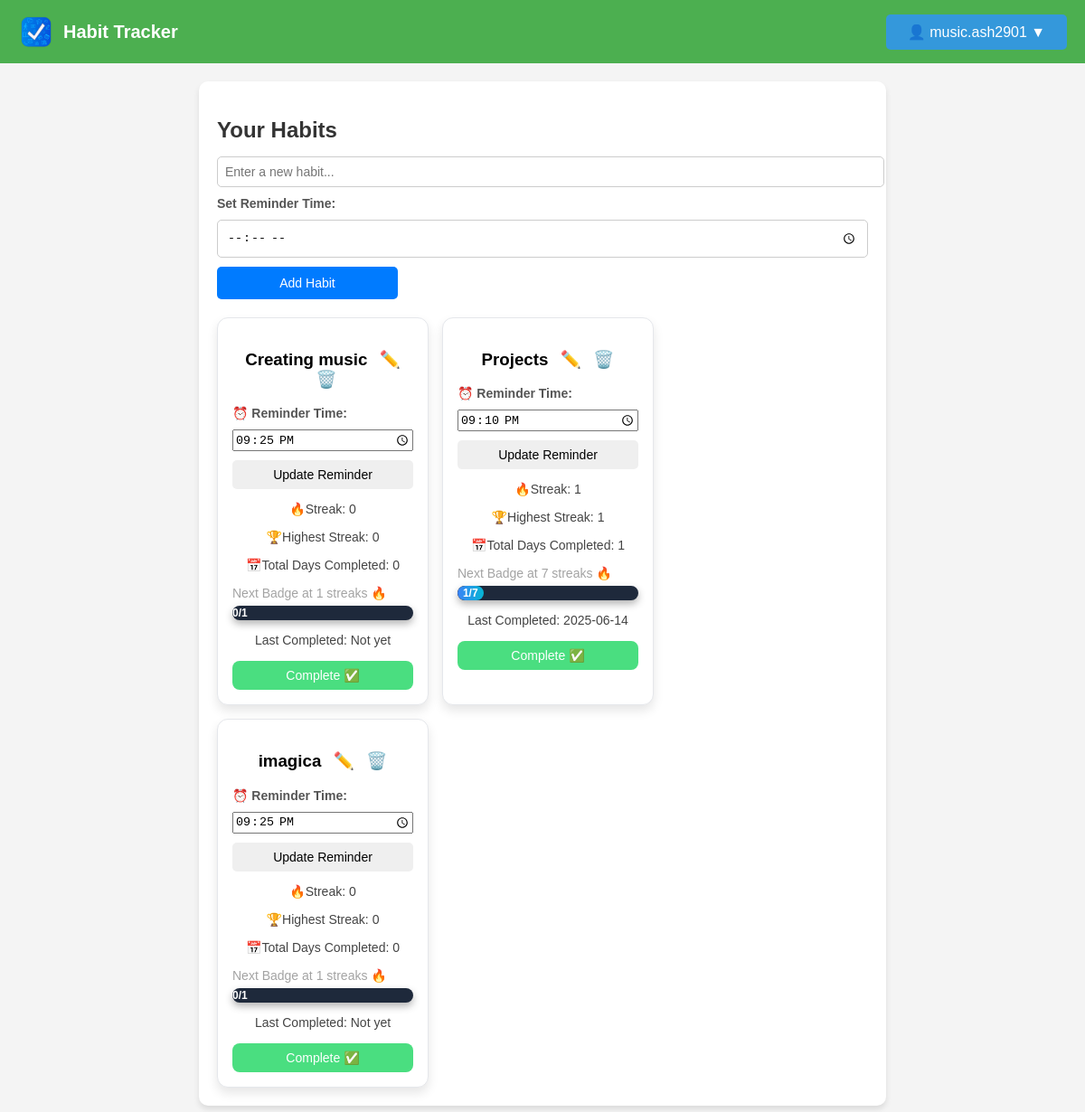
The app's page /manage-habits (signed in), older data.
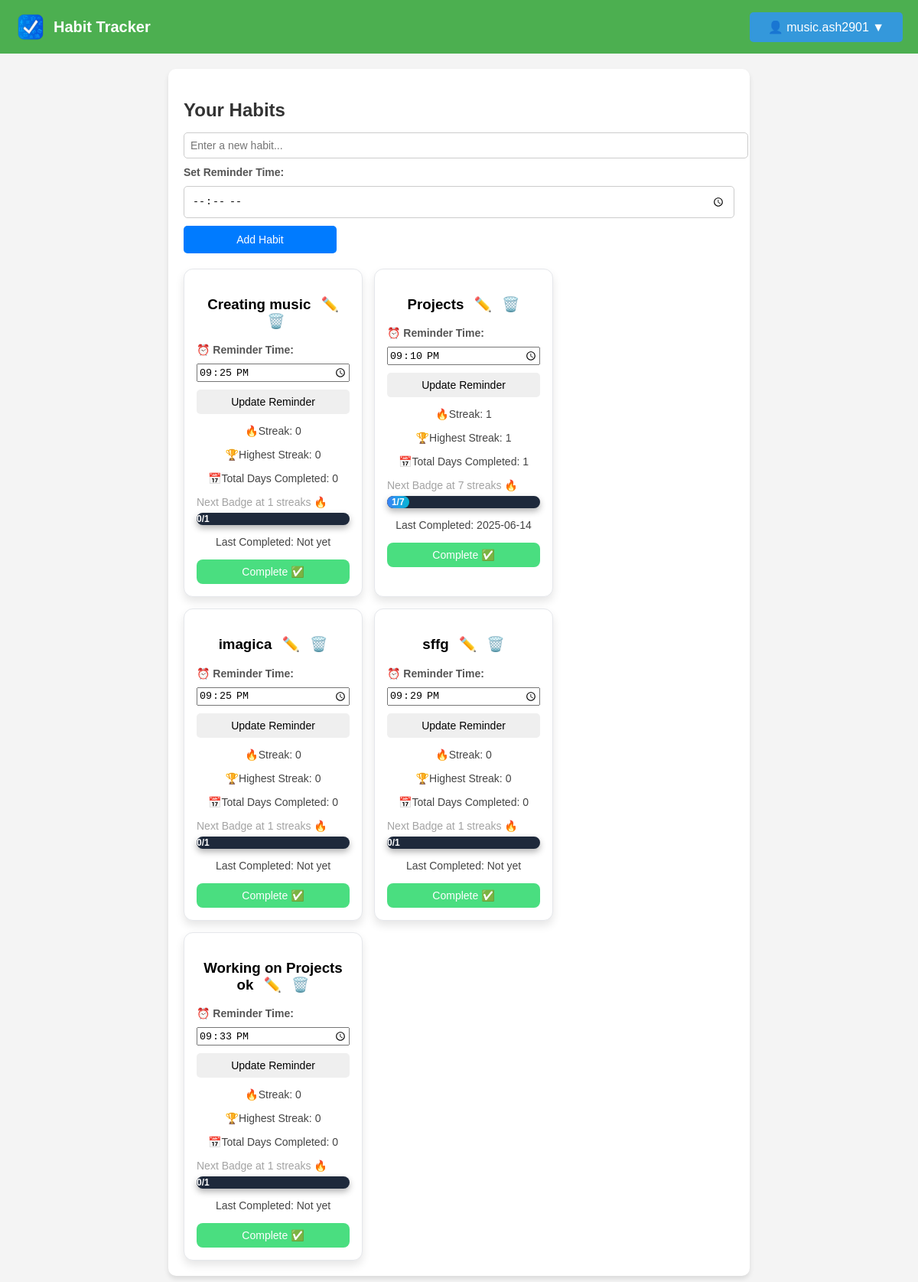
The same page, newer data.
### models.py (models this page shows, shortened)
class Activity(db.Model):
    id = db.Column(db.Integer, primary_key=True)
    name = db.Column(db.String(120), nullable=False)
    user_id = db.Column(db.Integer, db.ForeignKey('user.id'), nullable=False)
    streak = db.Column(db.Integer, default=0)
    highest_streak = db.Column(db.Integer, default=0)
    days_completed = db.Column(db.Integer, default=0)
    last_completed = db.Column(db.DateTime, default=None)
    date_added = db.Column(db.Date, default=datetime.utcnow)
    status = db.Column(db.String(10), default='active')
    reminder_time = db.Column(db.Time, nullable=True)

### routes.py (the view)
@main_bp.route('/manage-habits')
def manage_habits():
    if 'user_id' not in session:
        flash("Please log in to view your habits.", "danger")
        return redirect(url_for('main.login'))
    user_id = session['user_id']
    habits = Activity.query.filter(Activity.user_id == user_id, Activity.status == "active").all()
    return render_template('manage_habits.html', activities=habits)

### templates/manage_habits.html (shortened to what this page needs)
<!DOCTYPE html>
<html lang="en">
  <head>
    <link
      rel="stylesheet"
      href="{{ url_for('static', filename='styles.css') }}"
    />
  </head>
  <body>
    <nav class="navbar">
      <div class="logo">
        <img
          src="{{ url_for('static', filename='logo.png') }}"
          alt="Habit Tracker Logo"
        />
        <span class="app-name">Habit Tracker</span>
      </div>
      <div class="nav-buttons">
        {% if session['user_id'] %}
        <div class="dropdown">
          <button class="dropbtn">👤 {{ session['username'] }} ▼</button>
        </div>
        {% else %}
        <a href="{{ url_for('main.register') }}" class="btn">Register</a>
        <a href="{{ url_for('main.login') }}" class="btn btn-outline">Login</a>
        {% endif %}
      </div>
    </nav>
    <div class="container">
      <h2>Your Habits</h2>
      <form
        method="POST"
        action="{{ url_for('main.add_habit') }}"
        class="habit-form"
      >
        <input
          type="text"
          name="habit_name"
          placeholder="Enter a new habit..."
          required
        />
        <label for="reminder_time">Set Reminder Time:</label>
        <input type="time" name="reminder_time" required />
        <button type="submit">Add Habit</button>
      </form>
      <div class="habit-list">
        {% if activities %}
        {% for habit in activities %}
        {% set badge_milestones = [1, 7, 30, 180, 360] %}
        {% set next_badge = badge_milestones | select("greaterthan", habit.streak) | list | first %}
        <div class="habit-card">
          <h3>
            {{ habit.name }}
            <a href="{{ url_for('main.edit_habit', habit_id=habit.id) if habit.id else '#' }}" title="Edit Habit">✏️</a>
            <a href="{{ url_for('main.confirm_delete', habit_id=habit.id) }}" title="Delete Habit">🗑️</a>
          </h3>
          <form action="{{ url_for('main.update_reminder', habit_id=habit.id) }}" method="POST">
            <label for="reminder_time_{{ habit.id }}">⏰ Reminder Time:</label>
            <input
              type="time"
              id="reminder_time_{{ habit.id }}"
              name="reminder_time"
              value="{{ habit.reminder_time.strftime('%H:%M') if habit.reminder_time else '' }}"
              required
            />
            <button type="submit" class="update-btn">Update Reminder</button>
          </form>
          <p>🔥Streak: {{ habit.streak }} </p>
          <p>🏆Highest Streak: {{ habit.highest_streak }}</p>
          <p>📅Total Days Completed: {{ habit.days_completed }}</p>
          {% if next_badge %}
          <p class="next-badge-info">Next Badge at {{ next_badge }} streaks 🔥</p>
          <div class="progress-container next-badge-bar">
            <div class="progress-bar-next" style="width: {{ (habit.streak / next_badge) * 100 }}%;">
              {{ habit.streak }}/{{ next_badge }}
            </div>
          </div>
          {% else %}
          <p class="next-badge-info">🎯 You've unlocked all badges! Keep going! 🚀</p>
          {% endif %}
          <p>Last Completed: {{ habit.last_completed.strftime('%Y-%m-%d') if habit.last_completed else "Not yet" }}</p>
          <form action="{{ url_for('main.complete_habit', habit_id=habit.id) }}" method="POST">
            <button type="submit" class="complete-btn">Complete ✅</button>
          </form>
        </div>
        {% endfor %}
        {% else %}
        <p>No habits found. <a href="{{ url_for('main.manage_habits') }}">Add a new habit</a></p>
        {% endif %}
      </div>
    </div>
  </body>
</html>

Row changes from the older to the newer data that the page shows:
added Activity: name "sffg", reminder_time "21:29", streak "0", highest_streak "0", days_completed "0", next_badge "1", last_completed "Not yet"
added Activity: name "Working on Projects ok", reminder_time "21:33", streak "0", highest_streak "0", days_completed "0", next_badge "1", last_completed "Not yet"
